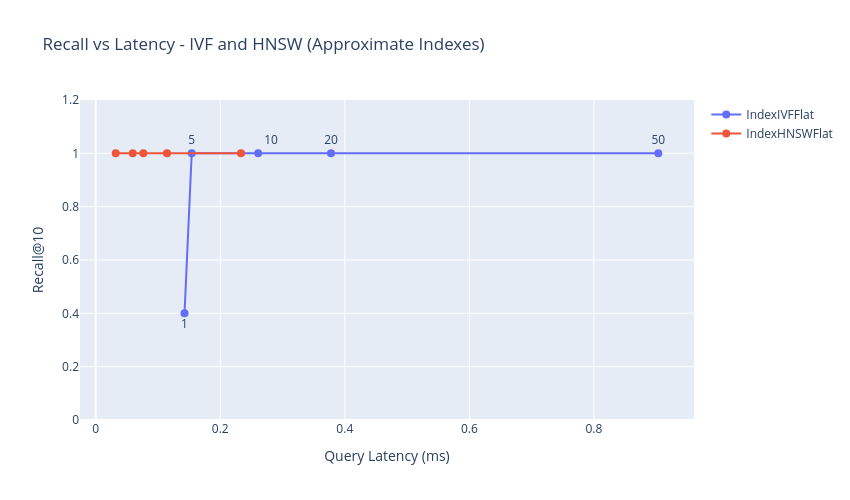
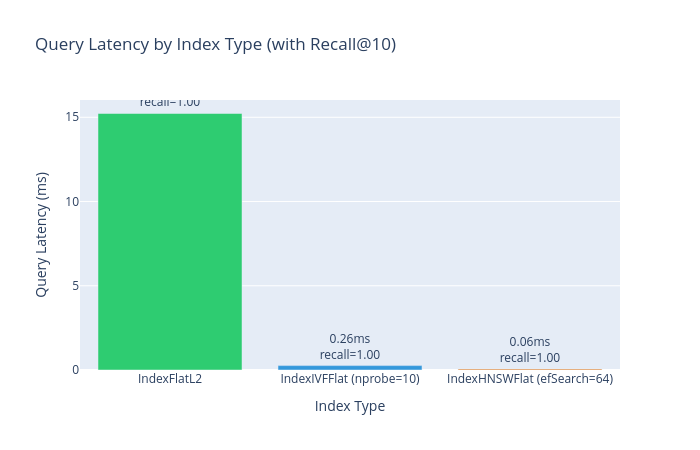

The cell these charts' notebook holds for them, in order:
### Code cell
# Chart 1 - Recall vs Latency for approximate indexes
fig1 = go.Figure()

fig1.add_trace(go.Scatter(
    x = df_ivf["latency_ms"],
    y = df_ivf["recall"],
    mode = "lines+markers+text",
    name = "IndexIVFFlat",
    text = [str(r) for r in df_ivf["nprobe"]],
    textposition = ["bottom center", "top center", "top right", "top center", "top center"],
    marker = {"size": 8},
))

fig1.add_trace(go.Scatter(
    x = df_hnsw["latency_ms"],
    y = df_hnsw["recall"],
    mode = "lines+markers",
    name = "IndexHNSWFlat",
    marker = {"size": 8},
))

fig1.update_layout(
    title = "Recall vs Latency - IVF and HNSW (Approximate Indexes)",
    xaxis_title = "Query Latency (ms)",
    yaxis_title = "Recall@10",
    yaxis = {"range": [0, 1.2]},
    width = 850,
    height = 500,
)
fig1.show()

# Chart 2 - Latency comparison across all three index types
fig2 = go.Figure()

index_names = ["IndexFlatL2", "IndexIVFFlat\n(nprobe=10)", "IndexHNSWFlat\n(efSearch=64)"]
latencies   = [
    latency_flat,
    df_ivf[df_ivf["nprobe"] == 10]["latency_ms"].values[0],
    df_hnsw[df_hnsw["efSearch"] == 64]["latency_ms"].values[0],
]
recalls = [
    1.0,
    df_ivf[df_ivf["nprobe"] == 10]["recall"].values[0],
    df_hnsw[df_hnsw["efSearch"] == 64]["recall"].values[0],
]

fig2.add_trace(go.Bar(
    x = index_names,
    y = latencies,
    name = "Latency (ms)",
    marker_color = ["#2ecc71", "#3498db", "#e67e22"],
    text = [f"{l:.2f}ms<br>recall={r:.2f}" for l, r in zip(latencies, recalls)],
    textposition = "outside",
))

fig2.update_layout(
    title = "Query Latency by Index Type (with Recall@10)",
    xaxis_title = "Index Type",
    yaxis_title = "Query Latency (ms)",
    width = 700,
    height = 450,
    showlegend = False,
)
fig2.show()

### Figure 1 — Plotly figure (JSON) as saved in the notebook; plotly's stock layout.template omitted (floating-point values rounded to 4 significant figures)
{"data": [{"marker": {"size": 8}, "mode": "lines+markers+text", "name": "IndexIVFFlat", "text": ["1", "5", "10", "20", "50"], "textposition": ["bottom center", "top center", "top right", "top center", "top center"], "type": "scatter", "x": [0.1427, 0.1542, 0.261, 0.3779, 0.9034], "y": [0.4, 1.0, 1.0, 1.0, 1.0]}, {"marker": {"size": 8}, "mode": "lines+markers", "name": "IndexHNSWFlat", "type": "scatter", "x": [0.03216, 0.07652, 0.05941, 0.1146, 0.2334], "y": [1.0, 1.0, 1.0, 1.0, 1.0]}], "layout": {"height": 500, "title": {"text": "Recall vs Latency - IVF and HNSW (Approximate Indexes)"}, "width": 850, "xaxis": {"title": {"text": "Query Latency (ms)"}}, "yaxis": {"range": [0, 1.2], "title": {"text": "Recall@10"}}}}

### Figure 2 — Plotly figure (JSON) as saved in the notebook; plotly's stock layout.template omitted (floating-point values rounded to 4 significant figures)
{"data": [{"marker": {"color": ["#2ecc71", "#3498db", "#e67e22"]}, "name": "Latency (ms)", "text": ["15.22ms<br>recall=1.00", "0.26ms<br>recall=1.00", "0.06ms<br>recall=1.00"], "textposition": "outside", "type": "bar", "x": ["IndexFlatL2", "IndexIVFFlat\n(nprobe=10)", "IndexHNSWFlat\n(efSearch=64)"], "y": [15.22, 0.261, 0.05941]}], "layout": {"height": 450, "showlegend": false, "title": {"text": "Query Latency by Index Type (with Recall@10)"}, "width": 700, "xaxis": {"title": {"text": "Index Type"}}, "yaxis": {"title": {"text": "Query Latency (ms)"}}}}
